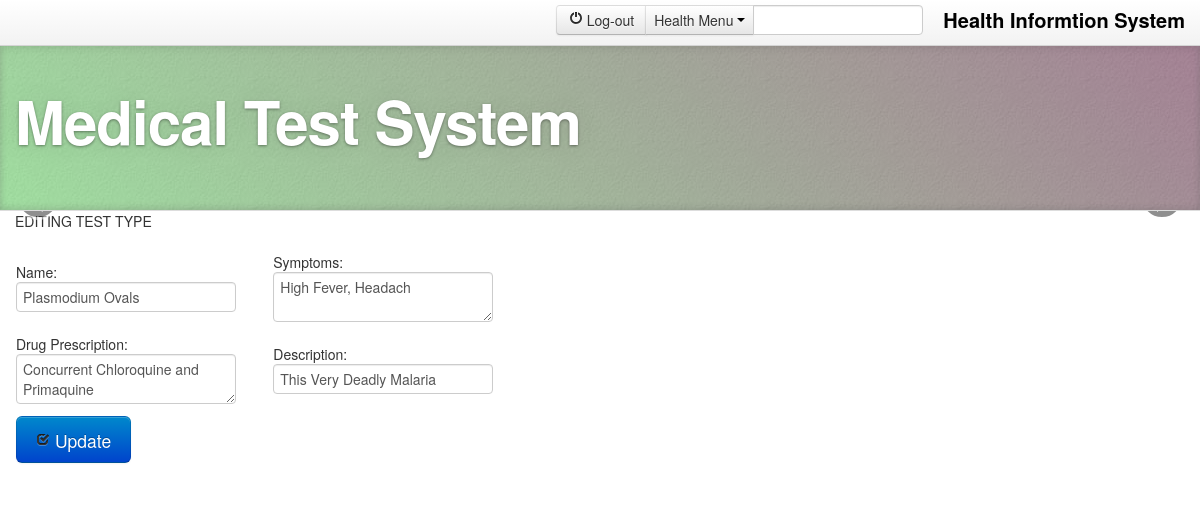
The page /admin/edit_test.php?id=1 (signed in) on the database its author committed.
### tables this page shows
CREATE TABLE IF NOT EXISTS `cat_tb` (
  `id` int(11) NOT NULL AUTO_INCREMENT,
  `name` varchar(100) NOT NULL,
  `symptoms` text NOT NULL,
  `drugs` varchar(100) NOT NULL,
  `description` varchar(100) NOT NULL,
  PRIMARY KEY (`id`)
);

### admin/edit_test.php (the view, shortened to what this page needs)
<?php include('session.php');
$get_id=$_GET['id'];
?>
<!DOCTYPE html PUBLIC "-//W3C//DTD XHTML 1.0 Transitional//EN" "http://www.w3.org/TR/xhtml1/DTD/xhtml1-transitional.dtd">
<html xmlns="http://www.w3.org/1999/xhtml">
<head>
    <link href="css/bootstrap.css" rel="stylesheet">
    <link href="css/bootstrap-responsive.css" rel="stylesheet">
    <link href="css/docs.css" rel="stylesheet">
    <link href="js/google-code-prettify/prettify.css" rel="stylesheet">
</head>
<body>
  <a class="carousel-control left" href="#myCarousel" data-slide="prev">&lsaquo;</a>
  <a class="carousel-control right" href="#myCarousel" data-slide="next">&rsaquo;</a>
    <div class="navbar navbar-fixed-top">
      <div class="navbar-inner">
        <div class="container">
   <a class="brand" data-trigger="hover" id="#ad" title="&copy; 2015" data-placement="bottom" data-content="British Visa Processing System" data-toggle="popover" href="#">Health Informtion System</a>
        <form class="navbar-form pull-right" action="" method="POST">
<div class="input-prepend">
  				<div class="btn-group">
    <a class="btn" href="logout.php" data-toggle="modal"><i class="icon-off"></i> Log-out</a>
 	<button class="btn dropdown-toggle" data-toggle="dropdown"> Health Menu <span class="caret"></span></button>
  	</div>
  			<input class="span2" id="prependedDropdownButton" type="text">
</div>
		</form>
        </div>
      </div>
    </div>
<header class="jumbotron subhead" id="overview" name="overview">
  <div class="container">
    <h1>Medical Test System</h1>
  </div>
</header>
  <body>
    <div class="container">
    	<div class="row-fluid">
        	<div class="span6">
    EDITING TEST TYPE
     <?PHP
                require_once ('connect.php');
							$result = mysqli_query($conn,"SELECT * FROM  cat_tb WHERE id='$get_id'") or die (mysql_error());
    while ($user_row = mysqli_fetch_assoc($result)) {
		?>
     <form id="formID" class="formular" method="post" action="">
    			    <table width="503">
                  <tr>
                  <td>Name:
                   <input name="name" type="text"  value="<?PHP echo $user_row['name'];?>" placeholder="Enter Type" id="name"/></td>
                   <td>Symptoms:
                    <textarea name="sym" id="sym"><?PHP echo $user_row['symptoms'];?></textarea>
                  </td>
                 </tr>
                 <td>Drug Prescription:
                 <textarea name="drug" placeholder="Enter Drug" id="drug"><?PHP echo $user_row['drugs'];?></textarea>
                <td>Description:
                  <input name="desc" type="text" value="<?PHP echo $user_row['description'];?>" placeholder="Description" id="desc"/></td>
                     <tr>
           <?PHP } ?>
            <br>
           <td>
               <button class="btn btn-large btn-primary" name="create" type="submit"><i class="icon-check"></i> Update</button>
            </td></tr>
             </table>
    			  </form>
           	</div>
        </div>
  </body>
</html>

### admin/css/docs.css (style rules this page uses)
body { position: relative; padding-top: 40px; }
body > .navbar { font-size: 13px; }
body > .navbar .brand { padding-right: 0; padding-left: 0; margin-left: 20px; float: right; font-weight: bold; color: #000; text-shadow: 0 1px 0 rgba(255,255,255,.1), 0 0 30px rgba(255,255,255,.125); -webkit-transition: all .2s linear; -moz-transition: all .2s linear; transition: all .2s linear; }
.jumbotron { position: relative; padding: 40px 0; color: #fff; text-align: center; text-shadow: 0 1px 3px rgba(0,0,0,.4), 0 0 30px rgba(0,0,0,.075); background: #6C6; background: -moz-linear-gradient(45deg, #6C6 0%, #6d3353 100%); background: -webkit-gradient(linear, left bottom, right top, color-stop(0%,#6C6), color-stop(100%,#6d3353)); background: -webkit-linear-gradient(45deg, #6C6 0%,#6d3353 100%); background: -o-linear-gradient(45deg, #6C6 0%,#6d3353 100%); background: -ms-linear-gradient(45deg, #6C6 0%,#6d3353 100%); background: linear-gradient(45deg, #6C6 0%,#6d3353 100%); filter: progid:DXImageTransform.Microsoft.gradient( startColorstr='#020031', endColorstr='#6d3353',GradientType=1 ); -webkit-box-shadow: inset 0 3px 7px rgba(0,0,0,.2), inset 0 -3px 7px rgba(0,0,0,.2); -moz-box-shadow: inset 0 3px 7px rgba(0,0,0,.2), inset 0 -3px 7px rgba(0,0,0,.2); box-shadow: inset 0 3px 7px rgba(0,0,0,.2), inset 0 -3px 7px rgba(0,0,0,.2); }
.jumbotron h1 { font-size: 80px; font-weight: bold; letter-spacing: -1px; line-height: 1; }
.jumbotron .container { position: relative; z-index: 2; }
.jumbotron:after { content: ''; display: block; position: absolute; top: 0; right: 0; bottom: 0; left: 0; background: url(../img/bg.jpg) repeat center center; opacity: .4; }
.subhead { text-align: left; border-bottom: 1px solid #ddd; }
.subhead h1 { font-size: 60px; }

### rows shown on the page
cat_tb: name "Plasmodium Ovals", sym "High Fever, Headach", drug "Concurrent Chloroquine and Primaquine", desc "This Very Deadly Malaria"
